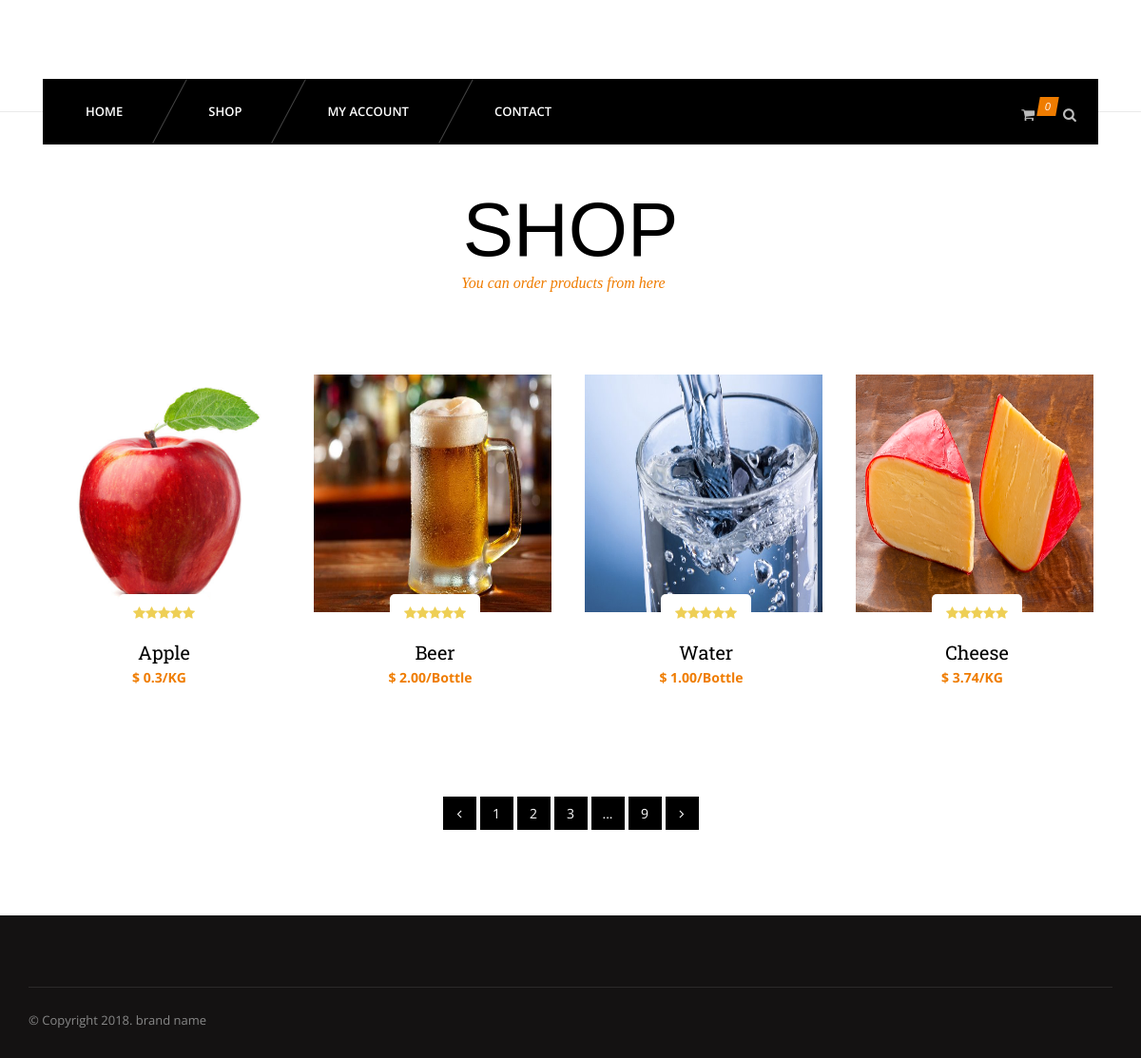
The page / on the database its author committed.
### tables this page shows
CREATE TABLE `products` (
  `id` int(11) NOT NULL,
  `name` varchar(255) NOT NULL,
  `catid` int(11) NOT NULL,
  `price` varchar(255) NOT NULL,
  `thumb` varchar(255) NOT NULL,
  `description` varchar(255) NOT NULL,
  `unit` text NOT NULL
);

### index.php (the view, shortened to what this page needs)
<?php
require_once 'config/connect.php';
include 'inc/header.php'; ?>
<?php include 'inc/nav.php'; ?>
	<section id="content">
		<div class="content-blog">
			<div class="container">
				<div class="row">
					<div class="page_header text-center">
						<h2>Shop</h2>
						<p>You can order products from here</p>
					</div>
					<div class="col-md-12">
						<div class="row">
							<div id="shop-mason" class="shop-mason-4col">
							<?php
								$sql = "SELECT * FROM products";
								$res = mysqli_query($connection, $sql);
								while($r = mysqli_fetch_assoc($res)){
							?>
								<div class="sm-item isotope-item">
									<div class="product">
										<div class="product-thumb">
											<img src="admin/<?php echo $r['thumb']; ?>" class="img-responsive" width="250px" alt="">
										</div>
										<div class="rating">
											<span class="fa fa-star act"></span>
											<span class="fa fa-star act"></span>
											<span class="fa fa-star act"></span>
											<span class="fa fa-star act"></span>
											<span class="fa fa-star act"></span>
										</div>
										<h2 class="product-title"><a href="single.php?id=<?php echo $r['id']; ?>"><?php echo $r['name']; ?></a></h2>
										<div class="product-price">$ <?php echo $r['price']; ?>/<?php echo $r['unit']; ?><span></span></div>
									</div>
								</div>
							<?php } ?>
							</div>
						</div>
						<div class="page_nav">
							<a href=""><i class="fa fa-angle-left"></i></a>
							<a href="" class="active">1</a>
							<a href="">2</a>
							<a href="">3</a>
							<a class="no-active">...</a>
							<a href="">9</a>
							<a href=""><i class="fa fa-angle-right"></i></a>
						</div>
					</div>
				</div>
			</div>
		</div>
	</section>
<?php include 'inc/footer.php' ?>

### inc/header.php (shortened to what this page needs)
<!DOCTYPE html>
	<html>
<head>
	<link rel="stylesheet" href="css/bootstrap.css">
	<link rel="stylesheet" href="font-awesome/css/font-awesome.min.css">
	<link rel="stylesheet" href="js/isotope/isotope.css">
	<link rel="stylesheet" href="js/flexslider/flexslider.css">
	<link rel="stylesheet" href="js/owl-carousel/owl.carousel.css">
	<link rel="stylesheet" href="js/owl-carousel/owl.theme.css">
	<link rel="stylesheet" href="js/owl-carousel/owl.transitions.css">
	<link rel="stylesheet" href="js/superfish/css/megafish.css" media="screen">
	<link rel="stylesheet" href="js/superfish/css/superfish.css" media="screen">
	<link rel="stylesheet" href="js/pikaday/pikaday.css">
	<link rel="stylesheet" href="css/settings-panel.css">
	<link rel="stylesheet" href="css/style.css">
	<link rel="stylesheet" href="css/light.css">
	<link rel="stylesheet" href="css/responsive.css">
</head>
<body class="multi-page">
<div id="wrapper" class="wrapper">
	<header id="header2">
		<div class="container">
			<div class="row">
				<div class="col-md-3 col-xs-5 logo">
				</div>
				<div class="col-md-9 col-xs-7">
				</div>
			</div>

### inc/nav.php (shortened to what this page needs)
		<div class="menu-wrap">
			<ul class="sf-menu">
				<li>
					<a href="index.php">Home</a>
				</li>
				<li>
					<a href="#">Shop</a>
				</li>
				<li>
					<a href="#">My Account</a>
				</li>
				<li>
					<a href="#">Contact</a>
				</li>
			</ul>
			<div class="header-xtra">
			<?php $cart = $_SESSION['cart']; ?>
				<div class="s-cart">
					<div class="sc-ico"><i class="fa fa-shopping-cart"></i><em><?php
							echo count($cart); ?></em></div>
				</div>
				<div class="s-search">
					<div class="ss-ico"><i class="fa fa-search"></i></div>
				</div>
			</div>
		</div>
	</div>
</header>

### inc/footer.php (shortened to what this page needs)
	<div class="clearfix space70"></div>
	<footer id="footer2">
		<div class="footer-bottom container">
			<div class="row">
				<div class="col-md-6">
					<p>&copy; Copyright 2018. brand name</p>
				</div>
				<div class="col-md-6">
				</div>
			</div>
		</div>
	</footer>
</div>
</body>
</html>

### js/superfish/css/megafish.css (style rules this page uses)
.sf-menu { position: relative; margin: 0; padding: 0; list-style: none; }
.sf-menu > li { float: left; }
.sf-menu > li > a { display: block; position: relative; }
.sf-menu { float: left; margin-bottom: 1em; width: 100%; }
.sf-menu > li > a { border-left: 1px solid #fff; border-top: 1px solid #dFeEFF; border-top: 1px solid rgba(255,255,255,.5); padding: .75em 1em; text-decoration: none; zoom: 1; color: #13a; }
.sf-menu > li { background: #BDD2FF; -webkit-transition: background .2s; transition: background .2s; }

### js/superfish/css/superfish.css (style rules this page uses)
.sf-menu, .sf-menu * { margin: 0; padding: 0; list-style: none; }
.sf-menu li { position: relative; }
.sf-menu > li { float: left; }
.sf-menu a { display: block; position: relative; }
.sf-menu { float: left; margin-bottom: 1em; }
.sf-menu a { border-left: 1px solid #fff; border-top: 1px solid #dFeEFF; border-top: 1px solid rgba(255,255,255,.5); padding: .75em 1em; text-decoration: none; zoom: 1; }
.sf-menu a { color: #13a; }
.sf-menu li { background: #BDD2FF; white-space: nowrap; *white-space: normal; -webkit-transition: background .2s; transition: background .2s; }

### css/light.css (style rules this page uses)
body { background-color:#fff; }
p { color:#5f5f5f; }

### rows shown on the page
products: thumb (picture), name "Apple", price "0.3", unit "KG"
products: thumb (picture), name "Beer", price "2.00", unit "Bottle"
products: thumb (picture), name "Water", price "1.00", unit "Bottle"
products: thumb (picture), name "Cheese", price "3.74", unit "KG"

### other values the page prints
count($cart) "0"
